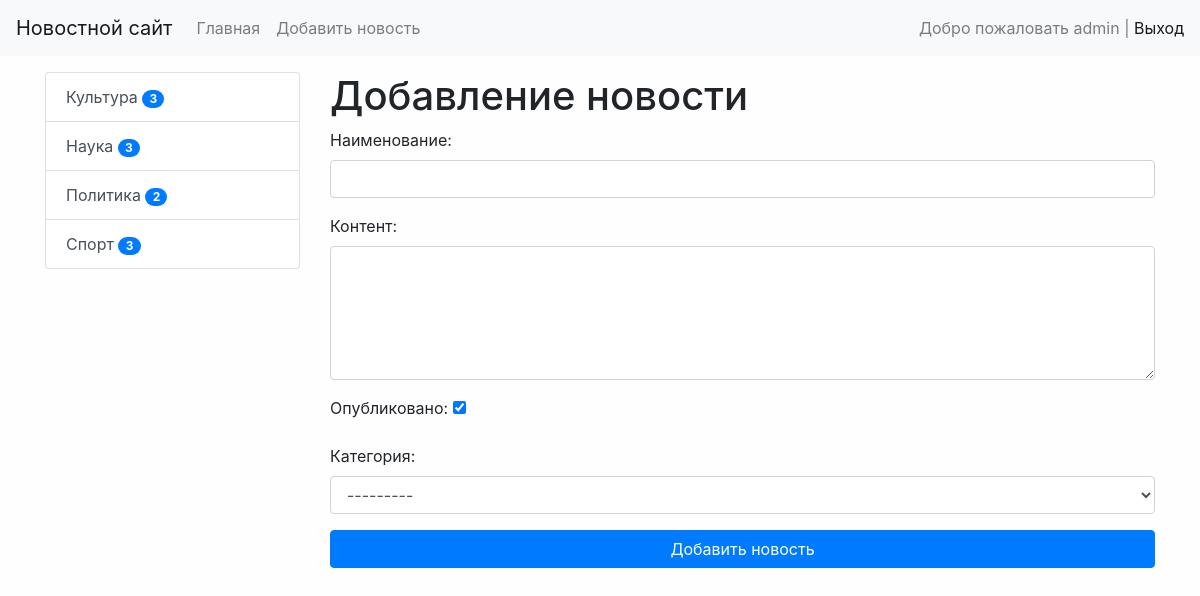
The app's page /news/add-news/ (signed in) with its own data.
### news/models.py (models this page shows)
class Category(models.Model):
    title = models.CharField(max_length=150, db_index=True, verbose_name='Наименование категории')
    def get_absolute_url(self):
        return reverse('category', kwargs={"category_id": self.pk})
    def __str__(self):
        return self.title
    class Meta:
        verbose_name = 'Категория'
        verbose_name_plural = 'Категрии'
        ordering = ['title', ]

### news/views.py (the view)
# urls.py: path('news/add-news/', CreateNews.as_view(), name='add_news'),
class CreateNews(LoginRequiredMixin, CreateView):
    form_class = NewsForm
    template_name = 'news/add_news.html'
    raise_exception = True

### news/forms.py (shortened to what this page needs)
class NewsForm(forms.ModelForm):
    class Meta:
        model = News
        fields = ['title', 'content', 'is_published', 'category']
        widgets = {
            'title': forms.TextInput(attrs={'class': 'form-control'}),
            'content': forms.Textarea(attrs={
                "class": "form-control",
                "rows": 5
            }),
            'category': forms.Select(attrs={"class": "form-control"})
        }

### news/templatetags/news_tags.py (called while the page is built)
@register.simple_tag(name='get_list_categories')
def get_categories():
    q = '''select
                cat.id as id,
                cat.title as title,
                count(*) as cnt
            from news_category cat
            inner join news_news nw on nw.category_id=cat.id
            where nw.is_published<>0
            group by cat.id
            order by cat.title
    '''
    return Category.objects.raw(q)

@register.inclusion_tag('news/list_categories.html')
def show_categories():
    categories = get_categories()
    return {'categories': categories}

### news/templates/news/add_news.html (shortened to what this page needs)
{% extends "base.html" %}
{% block sidebar %}
{% include 'inc/_sidebar.html' %}
{% endblock%}
{% block content %}
<h1>Добавление новости</h1>
<form action="{% url 'add_news' %}" method="post">
    {{ form.as_p }}
    <button type="submit" class="btn btn-primary btn-block">Добавить новость</button>
</form>
{% endblock%}

### templates/inc/_nav.html (shortened to what this page needs)
<nav class="navbar navbar-expand-lg navbar-light bg-light">
    <a class="navbar-brand" href="{% url 'home' %}">Новостной сайт</a>
    <div class="collapse navbar-collapse" id="navbarSupportedContent">
        <ul class="navbar-nav mr-auto">
            <li class="nav-item"><a class="nav-link" href="{% url 'home' %}">Главная</a></li>
            {% if request.user.is_authenticated %}
            <li class="nav-item"><a class="nav-link" href="{% url 'add_news' %}">Добавить новость</a></li>
            {% endif %}
        </ul>
        <span class="navbar-text">
            {% if request.user.is_authenticated %}
                Добро пожаловать {{ user.username }} | <a href="{% url 'logout' %}">Выход</a>
            {% else %}
                <a href="{% url 'register' %}">Register</a> | <a href="{% url 'login' %}">Login</a>
            {% endif %}
        </span>
    </div>
</nav>

### news/templates/news/list_categories.html
<div class="list-group">
    {% for item in categories %}
    <a href="{{ item.get_absolute_url }}" class="list-group-item list-group-item-action">{{ item.title }} <span
            class="badge badge-primary badge-pill">{{item.cnt}}</span></a>
    {% endfor %}
</div>

### mysite/static/css/style.css (style rules this page uses)
body { background-color: #fefefe; }

### records on screen
Category: title "Культура", cnt "3"
Category: title "Наука", cnt "3"
Category: title "Политика", cnt "2"
Category: title "Спорт", cnt "3"

### other values on screen
{{ user.username }} "admin"
